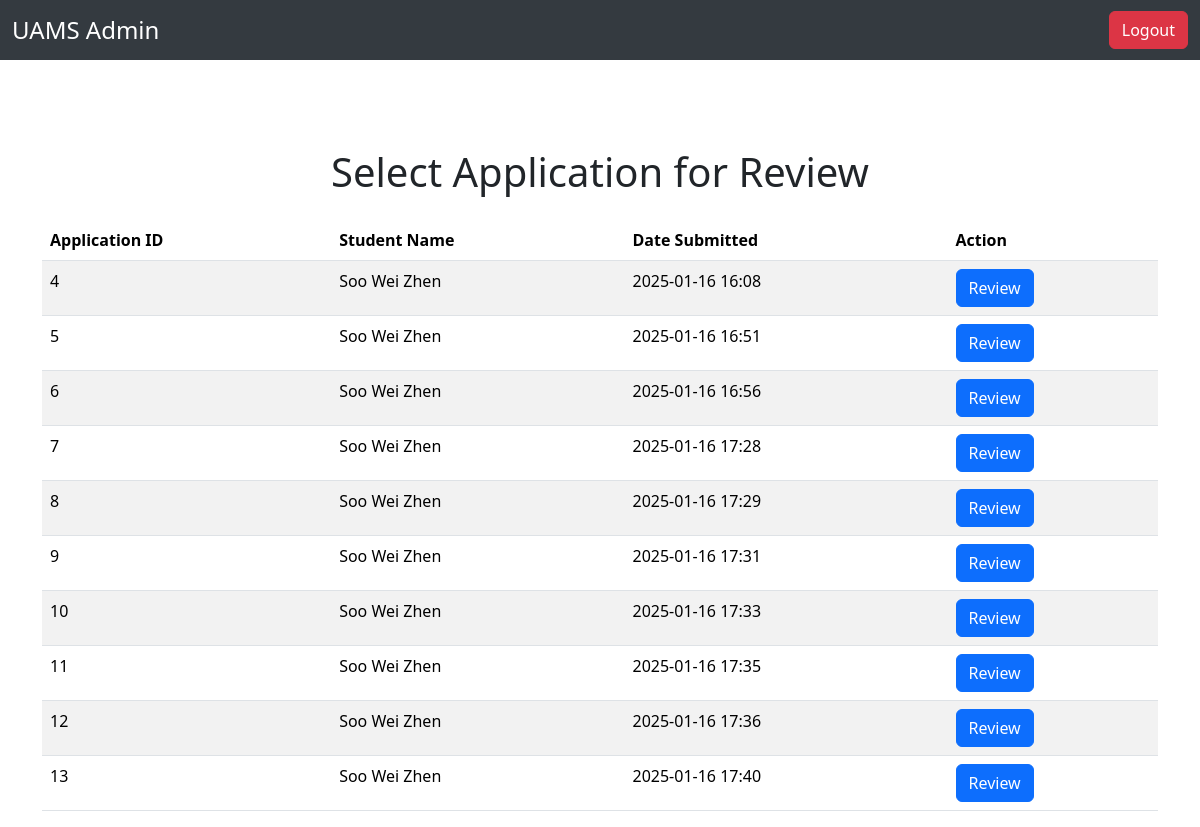
The page /accounts/select_application/ (signed in) on the database as committed earlier.
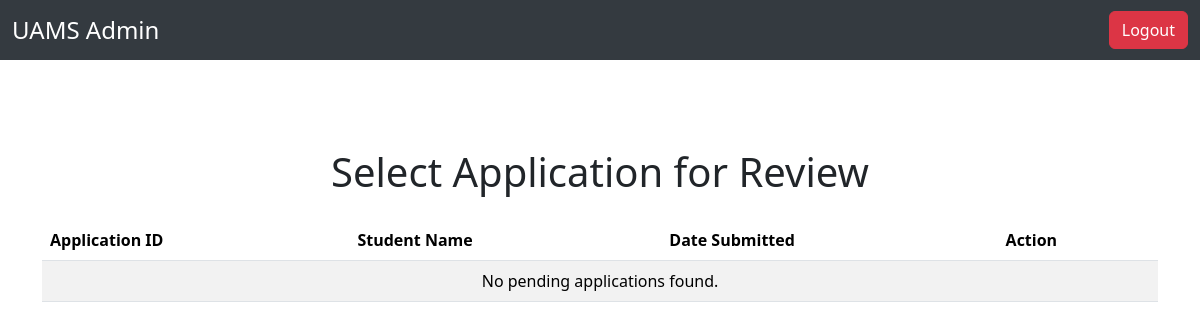
The same page on the database as committed later.
### UAMS_App/models.py (models this page shows, shortened)
class AidApplication(models.Model):
    APPLICATION_STATUS_CHOICES = [
        ('pending', 'Pending'),
        ('accepted', 'Accepted'),
        ('rejected', 'Rejected'),
    ]
    user = models.ForeignKey(User, on_delete=models.CASCADE)
    application_id = models.CharField(max_length=10, primary_key=True, editable=False)
    bank_type = models.CharField(max_length=50)
    bank_account_number = models.CharField(max_length=20)
    parents_monthly_income = models.DecimalField(max_digits=10, decimal_places=2)
    support_document = models.FileField(upload_to='support_documents/', blank=True, null=True)
    date_submitted = models.DateTimeField(auto_now_add=True)
    application_status = models.CharField(max_length=10, choices=APPLICATION_STATUS_CHOICES, default='pending')
    rejection_reason = models.TextField(blank=True, null=True, default ='')

class Profile(models.Model):
    user = models.OneToOneField(User, on_delete=models.CASCADE)
    phone = models.CharField(max_length=15, null=False, default="unknown")
    course = models.CharField(max_length=255, null=False, default="unknown")
    student_id = models.CharField(max_length=255, null=False, unique=True, default="unknown")  # Using username as student_id
    name = models.CharField(max_length=255, null=False, default="unknown")  # Added name field for full name

### UAMS_App/views.py (the view)
# urls.py: path('select_application/', views.select_application, name='select_application'),
@login_required
def select_application(request):
    if not request.user.is_superuser:
        return HttpResponseForbidden("You are not authorized to access this page.")
    applications = AidApplication.objects.filter(application_status='pending')
    return render(request, 'UAMS_App/select_application.html', {'applications': applications})

### UAMS_App/templates/UAMS_App/select_application.html (shortened to what this page needs)
<!DOCTYPE html>
<html lang="en">
<head>
    <link href="https://cdn.jsdelivr.net/npm/bootstrap@5.3.1/dist/css/bootstrap.min.css" rel="stylesheet">
</head>
<body>
    <nav class="navbar navbar-expand-lg navbar-dark" style="background-color: #343a40;">
        <div class="container-fluid">
            <a class="navbar-brand" href="{% url 'admin_home' %}">UAMS Admin</a>
            <div class="d-flex">
                <form method="POST" action="{% url 'logout' %}">
                    <button type="submit" class="btn btn-danger">Logout</button>
                </form>
            </div>
        </div>
    </nav>
    <div class="container mt-5">
        <h1 class="text-center mb-4">Select Application for Review</h1>
        <table class="table table-striped">
            <thead>
                <tr>
                    <th>Application ID</th>
                    <th>Student Name</th>
                    <th>Date Submitted</th>
                    <th>Action</th>
                </tr>
            </thead>
            <tbody>
                {% for application in applications %}
                <tr>
                    <td>{{ application.application_id }}</td>
                    <td>{{ application.user.profile.name }}</td>
                    <td>{{ application.date_submitted|date:"Y-m-d H:i" }}</td>
                    <td>
                        <a href="{% url 'review_application' application.application_id %}" class="btn btn-primary">Review</a>
                    </td>
                </tr>
                {% empty %}
                <tr>
                    <td colspan="4" class="text-center">No pending applications found.</td>
                </tr>
                {% endfor %}
            </tbody>
        </table>
    </div>
</body>
</html>

### UAMS_App/templates/UAMS_App/select_application.html (style rules this page uses)
body { padding-top: 100px; }
.navbar { background-color: #343a40; height: 60px; display: flex; align-items: center; position: fixed; top: 0; left: 0; width: 100%; z-index: 1000; }
.navbar .navbar-brand { font-size: 1.5rem; }
.navbar .d-flex { margin-left: auto; }

Rows that differ between the two databases and show on the page:
removed AidApplication: application_id "4", user.profile.name "Soo Wei Zhen", date_submitted "2025-01-16 16:08"
removed AidApplication: application_id "5", user.profile.name "Soo Wei Zhen", date_submitted "2025-01-16 16:51"
removed AidApplication: application_id "6", user.profile.name "Soo Wei Zhen", date_submitted "2025-01-16 16:56"
removed AidApplication: application_id "7", user.profile.name "Soo Wei Zhen", date_submitted "2025-01-16 17:28"
removed AidApplication: application_id "8", user.profile.name "Soo Wei Zhen", date_submitted "2025-01-16 17:29"
removed AidApplication: application_id "9", user.profile.name "Soo Wei Zhen", date_submitted "2025-01-16 17:31"
removed AidApplication: application_id "10", user.profile.name "Soo Wei Zhen", date_submitted "2025-01-16 17:33"
removed AidApplication: application_id "11", user.profile.name "Soo Wei Zhen", date_submitted "2025-01-16 17:35"
removed AidApplication: application_id "12", user.profile.name "Soo Wei Zhen", date_submitted "2025-01-16 17:36"
removed AidApplication: application_id "13", user.profile.name "Soo Wei Zhen", date_submitted "2025-01-16 17:40"
Other text that changed with them:
text now shown: "No pending applications found."
